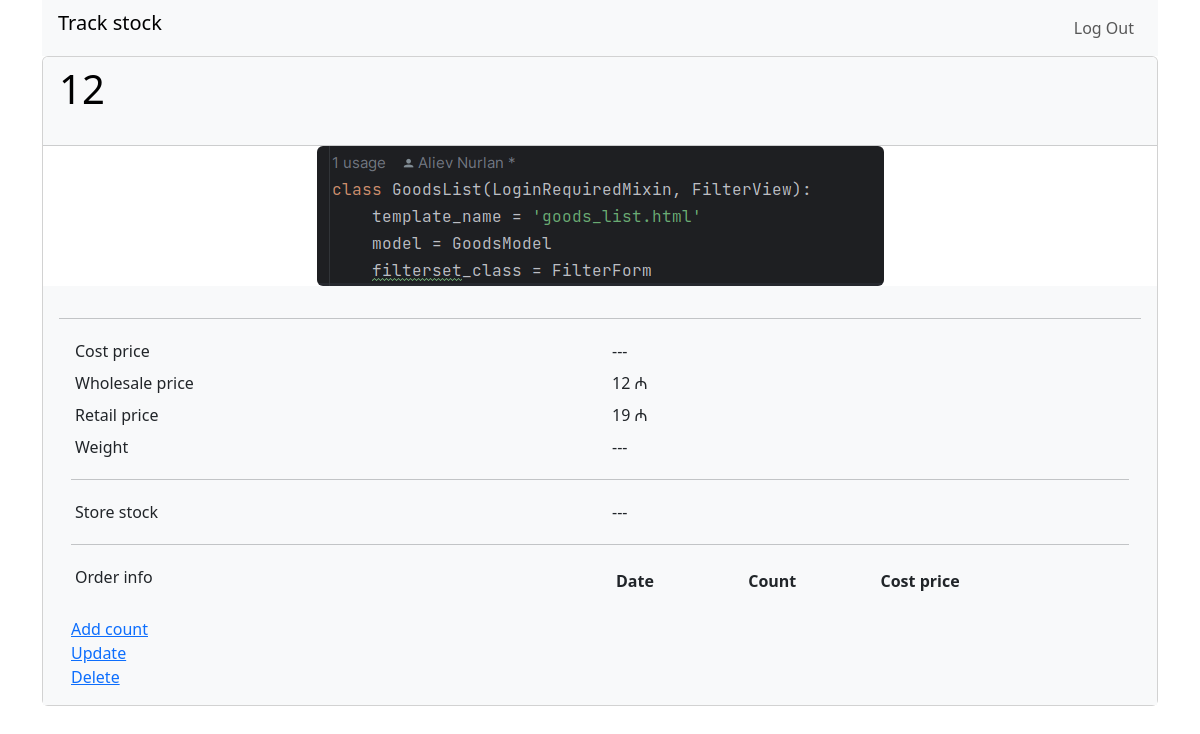
The app's page /goods/20/ (signed in), older data.
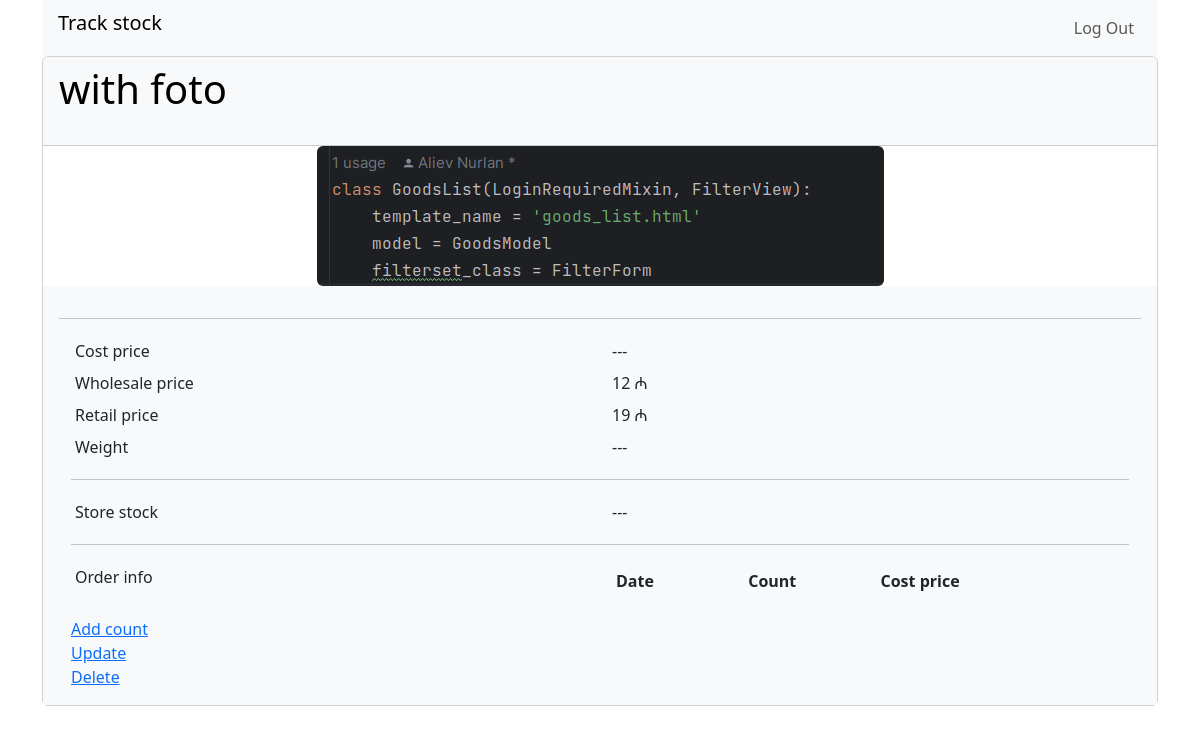
The same page, newer data.
### goods_map/goods/models.py (models this page shows)
class GoodsModel(models.Model):
    name = models.CharField(max_length=50)
    images = models.ImageField(upload_to='images', null=True, blank=True)
    cost_price = models.PositiveSmallIntegerField(null=True)
    wholesale_price = models.PositiveSmallIntegerField(null=True)
    retail_price = models.PositiveSmallIntegerField(null=True)
    weight = models.FloatField(null=True)
    stock = models.ManyToManyField(StockModel)
    def __str__(self):
        return self.name

### goods_map/goods/views.py (the view)
# urls.py: path('<int:pk>/', views.GoodCard.as_view(), name='good_card')
class GoodCard(LoginRequiredMixin, DetailView):
    template_name = 'good_card.html'
    model = GoodsModel

### goods_map/goods/templates/good_card.html (shortened to what this page needs)
{% extends "base.html" %}
{% load bootstrap4 %}
{% load static %}
{% block main %}
<div class="card">
    <div class="card-header bg-light text-black">
        <h1 class="mb-4">{{ object }}</h1>
    </div>
    <div class="col" >
        {% if object.images %}
        <a href="{{ object.images.url }}">
            <img src="{{ object.images.url }}" class="rounded d-block mx-auto" alt="Responsive image" style="max-height:250px">
        </a>
        {% else %}
            <img src="{% static 'goods_map/image_not_found.png' %}" class="rounded d-block mx-auto" alt="Responsive image" style="max-height:250px">
        {% endif %}
    </div>
    <div class="card-body bg-light">
        <hr>
        <div class="container">
            <div class="row p-1">
                <div class="col">
                    Cost price
                </div>
                <div class="col">
                    {% if object.cost_price %}
                    {{ object.cost_price }} ¥
                    {% else %}
                    ---
                    {% endif %}
                </div>
            </div>
            <div class="row p-1">
                <div class="col">
                    Wholesale price
                </div>
                <div class="col">
                    {% if object.wholesale_price %}
                    {{ object.wholesale_price }} ₼
                    {% else %}
                    ---
                    {% endif %}
                </div>
            </div>
            <div class="row p-1">
                <div class="col">
                    Retail price
                </div>
                <div class="col">
                    {% if object.retail_price %}
                    {{ object.retail_price }} ₼
                    {% else %}
                    ---
                    {% endif %}
                </div>
            </div>
            <div class="row p-1">
                <div class="col">
                    Weight
                </div>
                <div class="col">
                    {% if object.weight %}
                    {{ object.weight }} kg
                    {% else %}
                    ---
                    {% endif %}
                </div>
            </div>
            <hr>
            <div class="row p-1">
                <div class="col">
                    Store stock
                </div>
                <div class="col">
                    {% if object.stock.all %}
                    {% for i in object.stock.all %}
                    {{ i }}
                    {% endfor %}
                    {% else %}
                    ---
                    {% endif %}
                </div>
            </div>
            <hr>
            <div class="row p-1">
                <div class="col">
                    Order info
                </div>
                <div class="col">
                    <dl class="row p-1">
                        <dt class="col">Date</dt>
                        <dt class="col"> Count</dt>
                        <dt class="col">Cost price</dt>
                        <dt class="col"></dt>
                    </dl>
                </div>
            </div>
            <div>
                <a href="{% url 'add_goods' pk=object.id %}">Add count</a>
                <br>
                <a href="{% url 'update_good' pk=object.id %}">Update</a>
                <br>
                <a href="{% url 'delete_good' pk=object.id %}">Delete</a>
            </div>
        </div>
    </div>
</div>
{% endblock%}

Row changes from the older to the newer data that the page shows:
changed GoodsModel: name "12" → "with foto"
